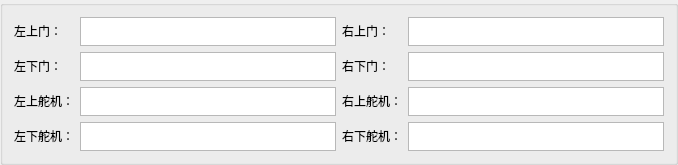
      <widget class="QGroupBox" name="groupBox_7">
       <property name="title">
        <string/>
       </property>
       <layout class="QGridLayout" name="gridLayout_7">
        <item row="3" column="3">
         <widget class="QTextBrowser" name="rightdownduoji">
          <property name="sizePolicy">
           <sizepolicy hsizetype="Expanding" vsizetype="Fixed">
            <horstretch>0</horstretch>
            <verstretch>0</verstretch>
           </sizepolicy>
          </property>
          <property name="maximumSize">
           <size>
            <width>16777215</width>
            <height>29</height>
           </size>
          </property>
         </widget>
        </item>
        <item row="3" column="1">
         <widget class="QTextBrowser" name="leftdownduoji">
          <property name="sizePolicy">
           <sizepolicy hsizetype="Expanding" vsizetype="Fixed">
            <horstretch>0</horstretch>
            <verstretch>0</verstretch>
           </sizepolicy>
          </property>
          <property name="maximumSize">
           <size>
            <width>16777215</width>
            <height>29</height>
           </size>
          </property>
         </widget>
        </item>
        <item row="2" column="0">
         <widget class="QLabel" name="label_64">
          <property name="sizePolicy">
           <sizepolicy hsizetype="Expanding" vsizetype="Fixed">
            <horstretch>0</horstretch>
            <verstretch>0</verstretch>
           </sizepolicy>
          </property>
          <property name="text">
           <string>左上舵机：</string>
          </property>
         </widget>
        </item>
        <item row="2" column="1">
         <widget class="QTextBrowser" name="leftupduoji">
          <property name="sizePolicy">
           <sizepolicy hsizetype="Expanding" vsizetype="Fixed">
            <horstretch>0</horstretch>
            <verstretch>0</verstretch>
           </sizepolicy>
          </property>
          <property name="maximumSize">
           <size>
            <width>16777215</width>
            <height>29</height>
           </size>
          </property>
         </widget>
        </item>
        <item row="2" column="2">
         <widget class="QLabel" name="label_65">
          <property name="sizePolicy">
           <sizepolicy hsizetype="Expanding" vsizetype="Fixed">
            <horstretch>0</horstretch>
            <verstretch>0</verstretch>
           </sizepolicy>
          </property>
          <property name="text">
           <string>右上舵机：</string>
          </property>
         </widget>
        </item>
        <item row="3" column="0">
         <widget class="QLabel" name="label_70">
          <property name="sizePolicy">
           <sizepolicy hsizetype="Expanding" vsizetype="Fixed">
            <horstretch>0</horstretch>
            <verstretch>0</verstretch>
           </sizepolicy>
          </property>
          <property name="text">
           <string>左下舵机：</string>
          </property>
         </widget>
        </item>
        <item row="2" column="3">
         <widget class="QTextBrowser" name="rightupduoji">
          <property name="sizePolicy">
           <sizepolicy hsizetype="Expanding" vsizetype="Fixed">
            <horstretch>0</horstretch>
            <verstretch>0</verstretch>
           </sizepolicy>
          </property>
          <property name="maximumSize">
           <size>
            <width>16777215</width>
            <height>29</height>
           </size>
          </property>
         </widget>
        </item>
        <item row="3" column="2">
         <widget class="QLabel" name="label_72">
          <property name="sizePolicy">
           <sizepolicy hsizetype="Expanding" vsizetype="Fixed">
            <horstretch>0</horstretch>
            <verstretch>0</verstretch>
           </sizepolicy>
          </property>
          <property name="text">
           <string>右下舵机：</string>
          </property>
         </widget>
        </item>
        <item row="0" column="3">
         <widget class="QTextBrowser" name="rightupdoor">
          <property name="sizePolicy">
           <sizepolicy hsizetype="Expanding" vsizetype="Fixed">
            <horstretch>0</horstretch>
            <verstretch>0</verstretch>
           </sizepolicy>
          </property>
          <property name="maximumSize">
           <size>
            <width>16777215</width>
            <height>29</height>
           </size>
          </property>
         </widget>
        </item>
        <item row="1" column="0">
         <widget class="QLabel" name="label_41">
          <property name="sizePolicy">
           <sizepolicy hsizetype="Expanding" vsizetype="Fixed">
            <horstretch>0</horstretch>
            <verstretch>0</verstretch>
           </sizepolicy>
          </property>
          <property name="text">
           <string>左下门：</string>
          </property>
         </widget>
        </item>
        <item row="1" column="2">
         <widget class="QLabel" name="label_43">
          <property name="sizePolicy">
           <sizepolicy hsizetype="Expanding" vsizetype="Fixed">
            <horstretch>0</horstretch>
            <verstretch>0</verstretch>
           </sizepolicy>
          </property>
          <property name="text">
           <string>右下门：</string>
          </property>
         </widget>
        </item>
        <item row="1" column="3">
         <widget class="QTextBrowser" name="rightdowndoor">
          <property name="sizePolicy">
           <sizepolicy hsizetype="Expanding" vsizetype="Fixed">
            <horstretch>0</horstretch>
            <verstretch>0</verstretch>
           </sizepolicy>
          </property>
          <property name="maximumSize">
           <size>
            <width>16777215</width>
            <height>29</height>
           </size>
          </property>
         </widget>
        </item>
        <item row="0" column="2">
         <widget class="QLabel" name="label_42">
          <property name="sizePolicy">
           <sizepolicy hsizetype="Expanding" vsizetype="Fixed">
            <horstretch>0</horstretch>
            <verstretch>0</verstretch>
           </sizepolicy>
          </property>
          <property name="text">
           <string>右上门：</string>
          </property>
         </widget>
        </item>
        <item row="0" column="1">
         <widget class="QTextBrowser" name="leftupdoor">
          <property name="sizePolicy">
           <sizepolicy hsizetype="Expanding" vsizetype="Fixed">
            <horstretch>0</horstretch>
            <verstretch>0</verstretch>
           </sizepolicy>
          </property>
          <property name="maximumSize">
           <size>
            <width>16777215</width>
            <height>29</height>
           </size>
          </property>
         </widget>
        </item>
        <item row="0" column="0">
         <widget class="QLabel" name="label_40">
          <property name="sizePolicy">
           <sizepolicy hsizetype="Expanding" vsizetype="Fixed">
            <horstretch>0</horstretch>
            <verstretch>0</verstretch>
           </sizepolicy>
          </property>
          <property name="text">
           <string>左上门：</string>
          </property>
         </widget>
        </item>
        <item row="1" column="1">
         <widget class="QTextBrowser" name="leftdowndoor">
          <property name="sizePolicy">
           <sizepolicy hsizetype="Expanding" vsizetype="Fixed">
            <horstretch>0</horstretch>
            <verstretch>0</verstretch>
           </sizepolicy>
          </property>
          <property name="maximumSize">
           <size>
            <width>16777215</width>
            <height>29</height>
           </size>
          </property>
         </widget>
        </item>
       </layout>
      </widget>
